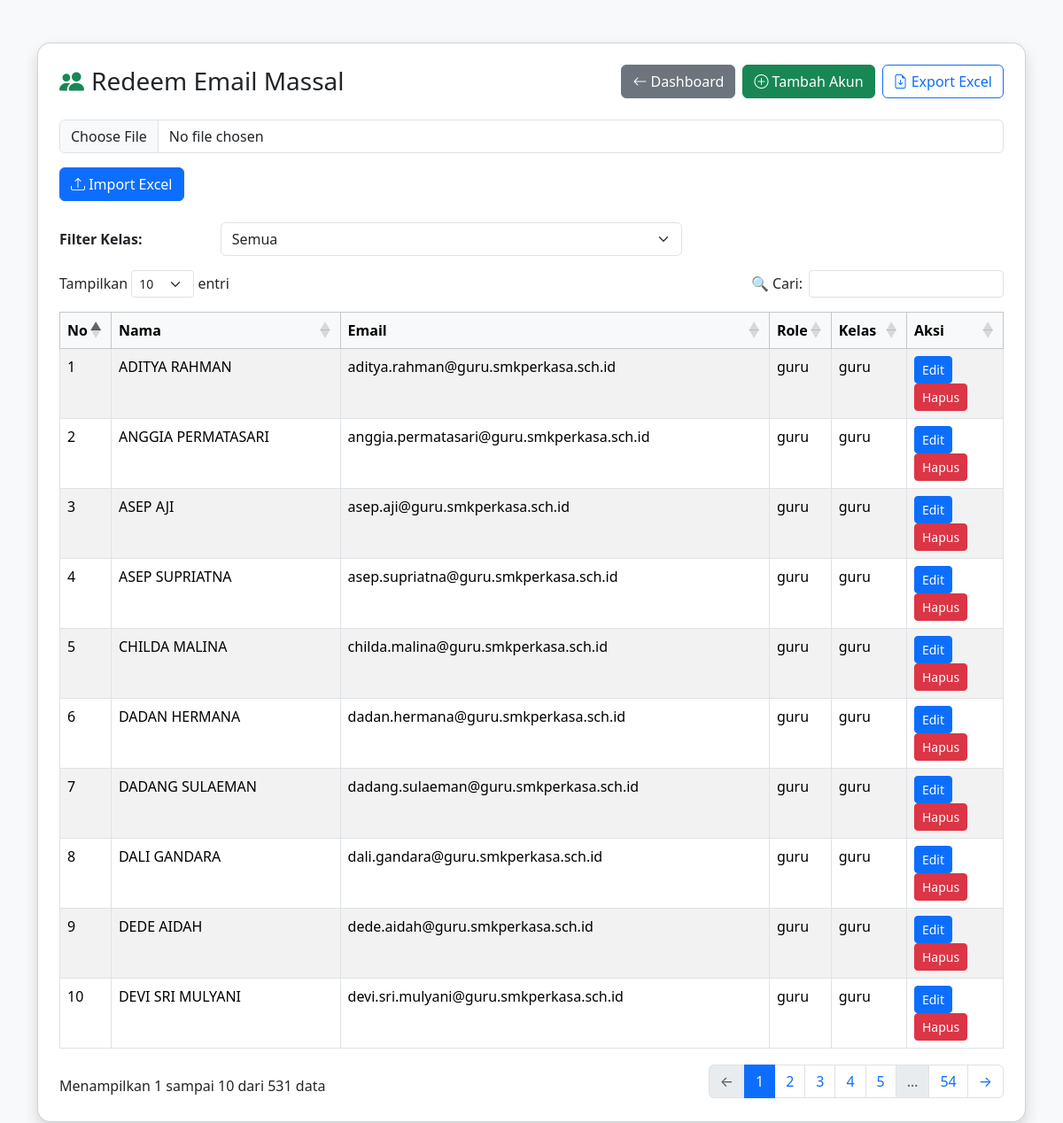
Screenshot of /public/index.php?page=admin_redeem (signed in) with the database file from the repository.
### tables this page shows
CREATE TABLE `akun_email` (
  `id` int(11) NOT NULL,
  `nama` varchar(100) NOT NULL,
  `email` varchar(100) NOT NULL,
  `role` enum('guru','siswa') NOT NULL,
  `kelas` varchar(100) DEFAULT NULL,
  `created_at` datetime DEFAULT current_timestamp()
);

### app/controllers/AdminRedeemController.php (called while the page is built, shortened)
<?php
require_once __DIR__ . '/../models/RedeemModel.php';
class AdminRedeemController
{
    public function __construct()
    {
        $this->model = new RedeemModel();
    }
    public function index()
    {
        include __DIR__ . '/../views/dashboard/redeem_massal.php';
    }
}

### core/Database.php (called while the page is built)
<?php
class Database
{
    private static $connection;
    public static function getConnection()
    {
        if (!self::$connection) {
            try {
                $config = require __DIR__ . '/config.php';
                $host     = $config['db_host'];
                $dbname   = $config['db_name'];
                $username = $config['db_user'];
                $password = $config['db_password'];
                self::$connection = new PDO("mysql:host=$host;dbname=$dbname", $username, $password);
                self::$connection->setAttribute(PDO::ATTR_ERRMODE, PDO::ERRMODE_EXCEPTION);
            } catch (PDOException $e) {
                die("Connection failed: " . $e->getMessage());
            }
        }
        return self::$connection;
    }
}

### app/models/RedeemModel.php (called while the page is built, shortened)
<?php
require_once __DIR__ . '/../../core/Database.php';
class RedeemModel
{
    private $db;
    public function __construct()
    {
        $this->db = (new Database())->getConnection();
    }
    public function getAllAkun()
    {
        $stmt = $this->db->query("
        SELECT id, nama, email, role, kelas
        FROM akun_email
        ORDER BY role ASC, nama ASC
    ");
        return $stmt->fetchAll(PDO::FETCH_ASSOC);
    }
}

### app/views/dashboard/redeem_massal.php (the view, shortened to what this page needs)
<?php
$data = $this->model->getAllAkun();
?>
<!DOCTYPE html>
<html lang="id">
<head>
    <link href="https://cdn.jsdelivr.net/npm/bootstrap@5.3.2/dist/css/bootstrap.min.css" rel="stylesheet">
    <link href="https://cdn.datatables.net/1.13.6/css/dataTables.bootstrap5.min.css" rel="stylesheet">
    <link href="https://cdn.datatables.net/buttons/2.4.2/css/buttons.bootstrap5.min.css" rel="stylesheet">
    <link href="https://cdn.jsdelivr.net/npm/bootstrap-icons@1.11.3/font/bootstrap-icons.css" rel="stylesheet">
    <link rel="stylesheet" href="assets/css/redeem.css">
</head>
<body>
    <div class="container my-5">
        <div class="card shadow p-4">
            <div class="d-flex justify-content-between align-items-center flex-wrap mb-4 gap-2">
                <h3 class="mb-0"><i class="bi bi-people-fill me-2"></i>Redeem Email Massal</h3>
                <div class="d-flex flex-wrap gap-2">
                    <a href="?page=dashboard" class="btn btn-secondary"><i class="bi bi-arrow-left"></i> Dashboard</a>
                    <a href="?page=admin_redeem_create" class="btn btn-success"><i class="bi bi-plus-circle"></i> Tambah Akun</a>
                    <a href="?page=admin_redeem_export" class="btn btn-outline-primary"><i class="bi bi-file-earmark-arrow-down"></i> Export Excel</a>
                </div>
            </div>
            <form method="post" enctype="multipart/form-data" action="?page=admin_redeem_import" class="mb-4 d-flex gap-3 flex-wrap">
                <input type="file" name="file" class="form-control" required>
                <button type="submit" class="btn btn-primary"><i class="bi bi-upload"></i> Import Excel</button>
            </form>
            <div class="mb-3 row">
                <label for="filterKelas" class="col-sm-2 col-form-label fw-semibold">Filter Kelas:</label>
                <div class="col-sm-6">
                    <select id="filterKelas" class="form-select">
                        <option value="">Semua</option>
                    </select>
                </div>
            </div>
            <table id="redeemTable" class="table table-bordered table-striped table-hover">
                <thead class="table-light">
                    <tr>
                        <th>No</th>
                        <th>Nama</th>
                        <th>Email</th>
                        <th>Role</th>
                        <th>Kelas</th>
                        <th>Aksi</th>
                    </tr>
                </thead>
                <tbody>
                    <?php $no = 1;
                    foreach ($data as $row): ?>
                        <tr>
                            <td><?= $no++ ?></td>
                            <td><?= htmlspecialchars($row['nama']) ?></td>
                            <td><?= htmlspecialchars($row['email']) ?></td>
                            <td><?= htmlspecialchars($row['role']) ?></td>
                            <td><?= htmlspecialchars($row['kelas']) ?></td>
                            <td>
                                <a href="?page=admin_redeem_edit&id=<?= $row['id'] ?>" class="btn btn-sm btn-primary">Edit</a>
                                <a href="?page=admin_redeem_delete&id=<?= $row['id'] ?>" class="btn btn-sm btn-danger" onclick="return confirm('Yakin ingin hapus?')">Hapus</a>
                            </td>
                        </tr>
                    <?php endforeach; ?>
                </tbody>
            </table>
        </div>
    </div>
</body>
</html>

### public/assets/css/redeem.css (style rules this page uses)
body { background-color: #f8f9fa; }
.card { border-radius: 15px; }
h3 i { color: #198754; }

### rows the page displays
akun_email: nama "ADITYA RAHMAN", email "aditya.rahman@guru.smkperkasa.sch.id", role "guru", kelas "guru"
akun_email: nama "ANGGIA PERMATASARI", email "anggia.permatasari@guru.smkperkasa.sch.id", role "guru", kelas "guru"
akun_email: nama "ASEP AJI", email "asep.aji@guru.smkperkasa.sch.id", role "guru", kelas "guru"
akun_email: nama "ASEP SUPRIATNA", email "asep.supriatna@guru.smkperkasa.sch.id", role "guru", kelas "guru"
akun_email: nama "CHILDA MALINA", email "childa.malina@guru.smkperkasa.sch.id", role "guru", kelas "guru"
akun_email: nama "DADAN HERMANA", email "dadan.hermana@guru.smkperkasa.sch.id", role "guru", kelas "guru"
akun_email: nama "DADANG SULAEMAN", email "dadang.sulaeman@guru.smkperkasa.sch.id", role "guru", kelas "guru"
akun_email: nama "DALI GANDARA", email "dali.gandara@guru.smkperkasa.sch.id", role "guru", kelas "guru"
akun_email: nama "DEDE AIDAH", email "dede.aidah@guru.smkperkasa.sch.id", role "guru", kelas "guru"
akun_email: nama "DEVI SRI MULYANI", email "devi.sri.mulyani@guru.smkperkasa.sch.id", role "guru", kelas "guru"
